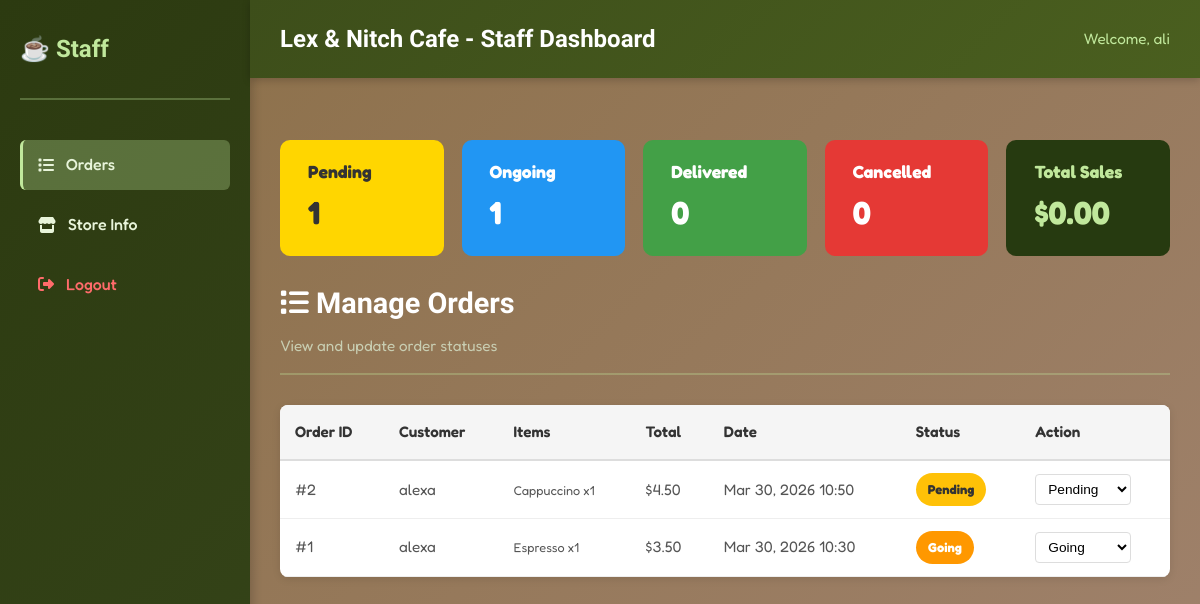
The app's page /index.php?page=staff_dashboard (signed in) with its own data.
### tables this page shows
CREATE TABLE IF NOT EXISTS users (
    id INT PRIMARY KEY AUTO_INCREMENT,
    username VARCHAR(255) NOT NULL UNIQUE,
    password VARCHAR(255) NOT NULL,
    email VARCHAR(255) NOT NULL,
    role ENUM('admin', 'staff', 'user') DEFAULT 'user',
    created_at TIMESTAMP DEFAULT CURRENT_TIMESTAMP
);

CREATE TABLE IF NOT EXISTS orders (
    id INT PRIMARY KEY AUTO_INCREMENT,
    user_id INT,
    guest_name VARCHAR(255),
    guest_address TEXT,
    delivery_date DATE,
    delivery_time VARCHAR(50),
    total DECIMAL(10, 2),
    status ENUM('pending', 'going', 'ongoing', 'delivered', 'cancelled') DEFAULT 'pending',
    date TIMESTAMP DEFAULT CURRENT_TIMESTAMP,
    FOREIGN KEY (user_id) REFERENCES users(id) ON DELETE SET NULL
);

### database.php (called while the page is built, shortened)
<?php
$conn = new mysqli(DB_HOST, DB_USER, DB_PASSWORD, DB_NAME);
$conn->set_charset("utf8");
function getUserById($id) {
    global $conn;
    $id = (int)$id;
    $result = $conn->query("SELECT * FROM users WHERE id = $id");
    if ($result && $result->num_rows > 0) {
        return $result->fetch_assoc();
    }
    return null;
}
function getAllOrders() {
    global $conn;
    $result = $conn->query("SELECT * FROM orders ORDER BY date DESC");
    $orders = [];
    if ($result && $result->num_rows > 0) {
        while($row = $result->fetch_assoc()) {
            $items_result = $conn->query("SELECT * FROM order_items WHERE order_id = " . $row['id']);
            $row['items'] = [];
            if ($items_result && $items_result->num_rows > 0) {
                while($item = $items_result->fetch_assoc()) {
                    $row['items'][] = $item;
                }
            }
            $orders[] = $row;
        }
    }
    return $orders;
}
?>

### staff_dashboard.php (the view, shortened to what this page needs)
<?php
include 'database.php';
$user = getUserById($_SESSION['user_id']);
$orders = getAllOrders();
$pending_count = 0;
$ongoing_count = 0;
$delivered_count = 0;
$cancelled_count = 0;
$total_sales = 0;
$unique_orders = [];
$seen_ids = [];
foreach ($orders as $order) {
    $status = strtolower($order['status']);
    if ($status === 'pending') {
        $pending_count++;
    } elseif ($status === 'ongoing' || $status === 'going') {
        $ongoing_count++;
    } elseif ($status === 'delivered') {
        $delivered_count++;
        $total_sales += floatval($order['total']);
    } elseif ($status === 'cancelled') {
        $cancelled_count++;
    }
    if (!in_array($order['id'], $seen_ids)) {
        $user_info = null;
        $order['user_info'] = $user_info;
        $unique_orders[] = $order;
        $seen_ids[] = $order['id'];
    }
}
$orders = $unique_orders;
?>
<!DOCTYPE html>
<html lang="en">
<head>
    <link rel="stylesheet" href="styles.css">
    <link rel="stylesheet" href="https://cdnjs.cloudflare.com/ajax/libs/font-awesome/6.4.0/css/all.min.css">
</head>
<body class="dashboard-page">
    <div class="dashboard-container">
        <aside class="dashboard-sidebar">
            <div class="sidebar-header">
                <h2>☕ Staff</h2>
            </div>
            <nav class="sidebar-nav">
                <a href="#orders-section" class="nav-link active" onclick="showSection('orders')">
                    <i class="fas fa-list"></i> Orders
                </a>
                <a href="#store-section" class="nav-link" onclick="showSection('store')">
                    <i class="fas fa-store"></i> Store Info
                </a>
                <a href="index.php?action=logout" class="nav-link logout">
                    <i class="fas fa-sign-out-alt"></i> Logout
                </a>
            </nav>
        </aside>
        <main class="dashboard-content">
            <nav class="navbar admin-navbar">
                <div class="nav-container">
                    <h1 class="logo">Lex & Nitch Cafe - Staff Dashboard</h1>
                    <div class="user-info">
                        <span>Welcome, <?php echo htmlspecialchars($user['username']); ?></span>
                    </div>
                </div>
            </nav>
            <div class="dashboard-sections">
                <div class="summary-cards" style="display:flex;gap:18px;margin:32px 0 24px 0;">
                    <div class="summary-card" style="background:#FFD600;color:#333;border-radius:10px;padding:18px 28px;min-width:160px;flex:1;">
                        <div style="font-size:1.1em;font-weight:bold;">Pending</div>
                        <div style="font-size:2em;font-weight:bold;"><?php echo $pending_count; ?></div>
                    </div>
                    <div class="summary-card" style="background:#2196F3;color:#fff;border-radius:10px;padding:18px 28px;min-width:160px;flex:1;">
                        <div style="font-size:1.1em;font-weight:bold;">Ongoing</div>
                        <div style="font-size:2em;font-weight:bold;"><?php echo $ongoing_count; ?></div>
                    </div>
                    <div class="summary-card" style="background:#43A047;color:#fff;border-radius:10px;padding:18px 28px;min-width:160px;flex:1;">
                        <div style="font-size:1.1em;font-weight:bold;">Delivered</div>
                        <div style="font-size:2em;font-weight:bold;"><?php echo $delivered_count; ?></div>
                    </div>
                    <div class="summary-card" style="background:#E53935;color:#fff;border-radius:10px;padding:18px 28px;min-width:160px;flex:1;">
                        <div style="font-size:1.1em;font-weight:bold;">Cancelled</div>
                        <div style="font-size:2em;font-weight:bold;"><?php echo $cancelled_count; ?></div>
                    </div>
                    <div class="summary-card" style="background:#263A10;color:#C0E89C;border-radius:10px;padding:18px 28px;min-width:160px;flex:1;">
                        <div style="font-size:1.1em;font-weight:bold;">Total Sales</div>
                        <div style="font-size:2em;font-weight:bold;">$<?php echo number_format($total_sales, 2); ?></div>
                    </div>
                </div>
                <section id="orders-section" class="section-content active">
                    <div class="section-header">
                        <h2><i class="fas fa-list"></i> Manage Orders</h2>
                        <p>View and update order statuses</p>
                    </div>
                    <div class="table-responsive">
                        <table class="data-table">
                            <thead>
                                <tr>
                                    <th>Order ID</th>
                                    <th>Customer</th>
                                    <th>Items</th>
                                    <th>Total</th>
                                    <th>Date</th>
                                    <th>Status</th>
                                    <th>Action</th>
                                </tr>
                            </thead>
                            <tbody>
                                <?php if (count($orders) > 0): ?>
                                    <?php foreach ($orders as $order): ?>
                                        <tr>
                                            <td>#<?php echo $order['id']; ?></td>
                                            <td>
                                                <?php
                                                if ($order['user_info']) {
                                                    echo htmlspecialchars($order['user_info']['username']);
                                                } elseif (!empty($order['guest_name'])) {
                                                    echo htmlspecialchars($order['guest_name']);
                                                } else {
                                                    echo 'Unknown User';
                                                }
                                                ?>
                                            </td>
                                            <td>
                                                <small>
                                                    <?php
                                                    $items_display = [];
                                                    if (is_array($order['items'])) {
                                                        foreach ($order['items'] as $item_id => $item_data) {
                                                            if (is_array($item_data)) {
                                                                $name = isset($item_data['name']) ? $item_data['name'] : (isset($item_data['product_name']) ? $item_data['product_name'] : (isset($item_data['title']) ? $item_data['title'] : 'Unknown'));
                                                                $qty = isset($item_data['quantity']) ? $item_data['quantity'] : 1;
                                                                $items_display[] = htmlspecialchars($name) . ' x' . $qty;
                                                            }
                                                        }
                                                    }
                                                    echo implode(', ', $items_display);
                                                    ?>
                                                </small>
                                            </td>
                                            <td>$<?php echo number_format($order['total'], 2); ?></td>
                                            <td><?php echo date('M d, Y H:i', strtotime($order['date'])); ?></td>
                                            <td>
                                                <span class="status-badge status-<?php echo strtolower($order['status']); ?>">
                                                    <?php echo ($order['status'] == 'cancelled') ? 'Cancelled' : ucfirst($order['status']); ?>
                                                </span>
                                            </td>
                                            <td>
                                                <form method="POST" class="inline-form">
                                                    <select name="status" onchange="this.form.submit()" class="status-select">
                                                        <option value="pending" <?php echo $order['status'] == 'pending' ? 'selected' : ''; ?>>Pending</option>
                                                        <option value="going" <?php echo $order['status'] == 'going' ? 'selected' : ''; ?>>Going</option>
                                                    </select>
                                                </form>
                                            </td>
                                        </tr>
                                    <?php endforeach; ?>
                                <?php else: ?>
                                    <tr>
                                        <td colspan="7" class="text-center">No orders yet</td>
                                    </tr>
                                <?php endif; ?>
                            </tbody>
                        </table>
                    </div>
                </section>
            </div>
        </main>
    </div>
</body>
</html>

### index.php (shortened to what this page needs)
<?php
$page = isset($_GET['page']) ? $_GET['page'] : 'landing';
switch ($page) {
    case 'staff_dashboard':
        include 'staff_dashboard.php';
        break;
}
?>

### styles.css (style rules this page uses)
* { margin: 0; padding: 0; box-sizing: border-box; }
:root { --primary-color: #6B8E23; --secondary-color: #9CCC65; --accent-color: #8D6E63; --text-dark: #2C3E2C; --text-light: #5D6B5A; --bg-light: #F5F9F4; --bg-white: #FFFFFF; --success-color: #7CB342; --error-color: #D32F2F; --border-color: #D4E8D1; --shadow: 0 4px 15px rgba(0, 0, 0, 0.1); --shadow-lg: 0 8px 25px rgba(0, 0, 0, 0.15); }
body { font-family: 'Fredoka', 'Comfortaa', sans-serif; background: linear-gradient(135deg, #8B6F47 0%, #A0826D 100%); background-attachment: fixed; color: var(--text-dark); line-height: 1.6; min-height: 100vh; position: relative; margin: 0; padding: 0; }
h1, h2, h3, h4, h5, h6 { font-family: 'Comfortaa', 'Fredoka', sans-serif; font-weight: 700; }
body::before { content: ''; position: fixed; top: 0; left: 0; right: 0; bottom: 0; background-image: repeating-linear-gradient( 90deg, transparent, transparent 2px, rgba(0, 0, 0, 0.03) 2px, rgba(0, 0, 0, 0.03) 4px ), repeating-linear-gradient( 0deg, transparent, transparent 1px, rgba(0, 0, 0, 0.02) 1px, rgba(0, 0, 0, 0.02) 2px ); pointer-events: none; z-index: -1; }
.navbar { background: linear-gradient(135deg, #4A5F1F, #556B2F); color: white; padding: 20px 0; box-shadow: var(--shadow); position: sticky; top: 0; z-index: 100; }
.navbar.admin-navbar { background: linear-gradient(135deg, #3D4E1A, #4A5F1F); }
.nav-container { max-width: 1400px; margin: 0 auto; padding: 0 20px; display: flex; justify-content: space-between; align-items: center; }
.logo { font-size: 1.8em; font-weight: bold; margin: 0; font-family: 'Comfortaa', 'Fredoka', sans-serif; }
.status-pending { background: #FFF7E0; color: #FFA500; padding: 6px 12px; border-radius: 6px; font-weight: 600; font-size: 0.9em; }
* { transition: background-color 0.3s ease, color 0.3s ease; }
button, a { transition: all 0.3s ease; }
.inline-form { display: inline; }
body.dashboard-page { margin: 0; padding: 0; background: linear-gradient(135deg, #8B6F47 0%, #A0826D 100%); }
.dashboard-container { display: flex; min-height: 100vh; background: linear-gradient(135deg, #8B6F47 0%, #A0826D 100%); }
.dashboard-sidebar { width: 250px; background: linear-gradient(135deg, #2C3A10 0%, #354419 100%); color: #E8F4DA; padding: 30px 20px; box-shadow: 2px 0 10px rgba(0, 0, 0, 0.2); position: fixed; height: 100vh; overflow-y: auto; }
.sidebar-header { margin-bottom: 40px; border-bottom: 2px solid rgba(192, 232, 156, 0.3); padding-bottom: 20px; }
.sidebar-header h2 { margin: 0 0 10px 0; font-size: 1.5em; font-family: 'Comfortaa', sans-serif; color: #C0E89C; }
.sidebar-nav { display: flex; flex-direction: column; gap: 10px; }
.nav-link { display: flex; align-items: center; gap: 12px; padding: 12px 15px; color: #E8F4DA; text-decoration: none; border-radius: 6px; transition: all 0.3s ease; font-weight: 500; border-left: 3px solid transparent; }
.nav-link.active { background: rgba(192, 232, 156, 0.3); border-left-color: #C0E89C; }
.nav-link.logout { margin-top: auto; color: #FF6B6B; }
.dashboard-content { flex: 1; margin-left: 250px; display: flex; flex-direction: column; }
.dashboard-sections { flex: 1; padding: 30px; overflow-y: auto; }
.section-content { display: none; }
.section-content.active { display: block; }
.section-header { margin-bottom: 30px; border-bottom: 2px solid rgba(192, 232, 156, 0.3); padding-bottom: 15px; }
.section-header h2 { margin: 0 0 8px 0; font-size: 1.8em; color: white; font-family: 'Comfortaa', sans-serif; }
.section-header p { margin: 0; color: rgba(224, 244, 218, 0.7); font-size: 0.95em; }
.table-responsive { overflow-x: auto; background: white; border-radius: 8px; box-shadow: 0 2px 8px rgba(0, 0, 0, 0.1); }
.data-table { width: 100%; border-collapse: collapse; font-size: 0.95em; }
.data-table thead { background: #f5f5f5; border-bottom: 2px solid #ddd; }
.data-table th { padding: 15px; text-align: left; font-weight: 600; color: #333; }
.data-table td { padding: 12px 15px; border-bottom: 1px solid #eee; color: #555; }
.status-badge { padding: 6px 12px; border-radius: 20px; font-size: 0.85em; font-weight: bold; display: inline-block; }
.status-going { background-color: #FF9800; color: white; }
.status-select { padding: 6px 8px; border: 1px solid #ddd; border-radius: 4px; font-size: 0.9em; cursor: pointer; background-color: white; transition: border-color 0.3s; }
.user-info { font-size: 0.95em; color: #C0E89C; }

### records on screen
users: username "ali"
orders: id "2", guest_name "alexa", items_display "Cappuccino x1", total "4.50", date "Mar 30, 2026 10:50", status "Pending"
orders: id "1", guest_name "alexa", items_display "Espresso x1", total "3.50", date "Mar 30, 2026 10:30", status "Going"

### other values on screen
$pending_count "1"
$ongoing_count "1"
$delivered_count "0"
$cancelled_count "0"
$total_sales "0.00"
